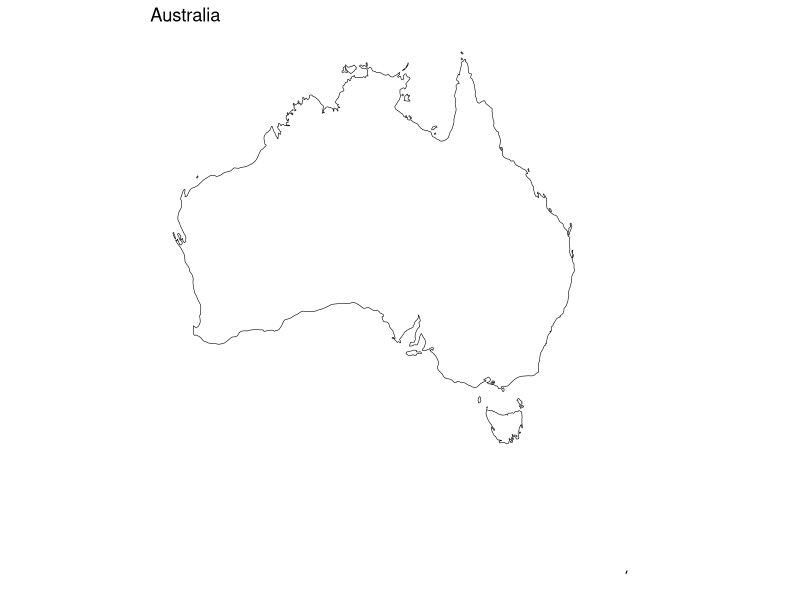

Here is the R script that generated this plot:
#Import libraries
library(ggplot2)
library(dplyr)
library(sf)
library(rnaturalearth)
library(rnaturalearthdata)

#Get world map as an sf object
world <- ne_countries(scale = "medium", returnclass = "sf")

#Filter only for Australia country
#Use 'admin' column
Australia <- world %>% filter(admin == "Australia")

# Plot Australia
ggplot(Australia) +
  geom_sf(fill = "white", color = "black") +
  theme_void() +
  ggtitle("Australia")
